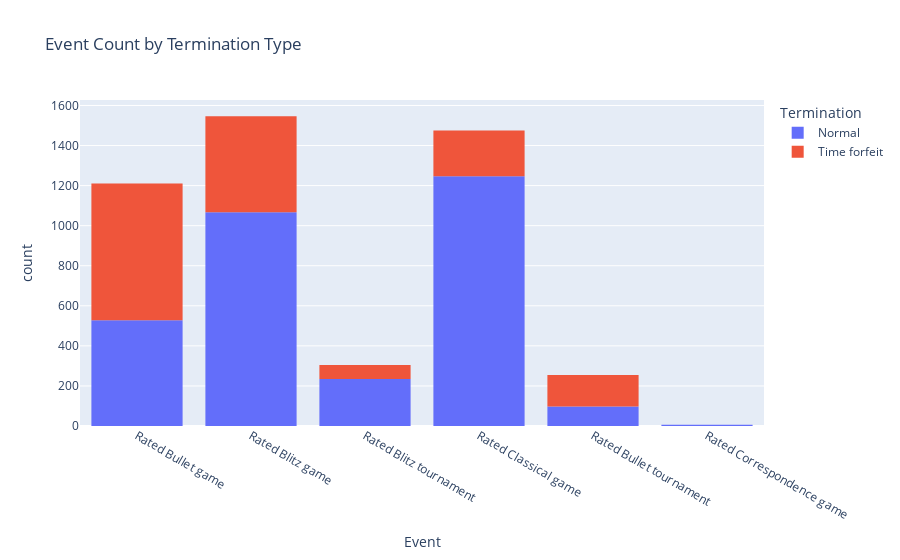

Notebook code cell kept with this figure:
### Markdown cell above
### 3.2. Data Exploration

### Code cell
fig = px.histogram(df, x= 'Event', color="Termination", title = 'Event Count by Termination Type' )
fig.show()

### Figure 1 — Plotly figure (JSON) as saved in the notebook; plotly's stock layout.template omitted (floating-point values rounded to 4 significant figures; data arrays with more than 128 entries replaced by an {"elided": "..."} marker saying what was removed)
{"data": [{"alignmentgroup": "True", "bingroup": "x", "hovertemplate": "Termination=Normal<br>Event=%{x}<br>count=%{y}<extra></extra>", "legendgroup": "Normal", "marker": {"color": "#636efa"}, "name": "Normal", "offsetgroup": "Normal", "orientation": "v", "showlegend": true, "type": "histogram", "x": {"elided": "3180 str values"}, "xaxis": "x", "yaxis": "y"}, {"alignmentgroup": "True", "bingroup": "x", "hovertemplate": "Termination=Time forfeit<br>Event=%{x}<br>count=%{y}<extra></extra>", "legendgroup": "Time forfeit", "marker": {"color": "#EF553B"}, "name": "Time forfeit", "offsetgroup": "Time forfeit", "orientation": "v", "showlegend": true, "type": "histogram", "x": {"elided": "1617 str values"}, "xaxis": "x", "yaxis": "y"}], "layout": {"barmode": "relative", "legend": {"title": {"text": "Termination"}, "tracegroupgap": 0}, "title": {"text": "Event Count by Termination Type"}, "xaxis": {"anchor": "y", "domain": [0, 1], "title": {"text": "Event"}}, "yaxis": {"anchor": "x", "domain": [0, 1], "title": {"text": "count"}}}}
